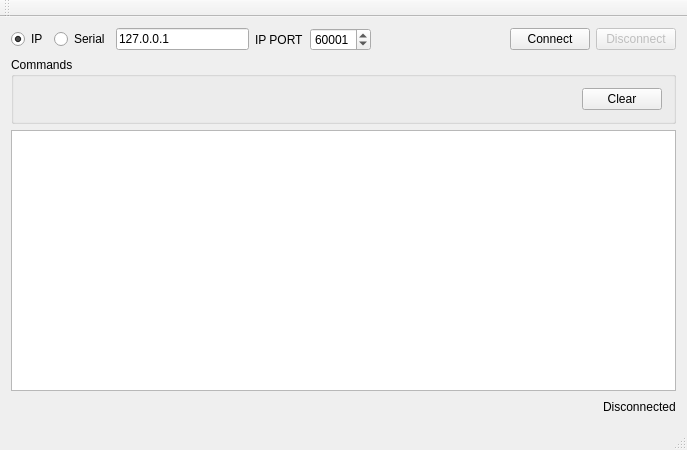
<?xml version="1.0" encoding="UTF-8"?>
<ui version="4.0">
 <class>MainWindow</class>
 <widget class="QMainWindow" name="MainWindow">
  <property name="geometry">
   <rect>
    <x>0</x>
    <y>0</y>
    <width>687</width>
    <height>450</height>
   </rect>
  </property>
  <property name="windowTitle">
   <string>Controller</string>
  </property>
  <widget class="QWidget" name="centralWidget">
   <layout class="QVBoxLayout" name="verticalLayout">
    <item>
     <layout class="QHBoxLayout" name="horizontalLayout">
      <item>
       <widget class="QRadioButton" name="radioButton_ip">
        <property name="text">
         <string>IP</string>
        </property>
        <property name="checked">
         <bool>true</bool>
        </property>
       </widget>
      </item>
      <item>
       <widget class="QRadioButton" name="radioButton_serial">
        <property name="text">
         <string>Serial</string>
        </property>
       </widget>
      </item>
      <item>
       <widget class="QLineEdit" name="ipAddress">
        <property name="text">
         <string>127.0.0.1</string>
        </property>
       </widget>
      </item>
      <item>
       <widget class="QLabel" name="label">
        <property name="text">
         <string>IP PORT</string>
        </property>
       </widget>
      </item>
      <item>
       <widget class="QSpinBox" name="portNumber">
        <property name="maximum">
         <number>65000</number>
        </property>
        <property name="value">
         <number>60001</number>
        </property>
       </widget>
      </item>
      <item>
       <spacer name="horizontalSpacer">
        <property name="orientation">
         <enum>Qt::Horizontal</enum>
        </property>
        <property name="sizeHint" stdset="0">
         <size>
          <width>40</width>
          <height>20</height>
         </size>
        </property>
       </spacer>
      </item>
      <item>
       <widget class="QPushButton" name="connectButton">
        <property name="text">
         <string>Connect</string>
        </property>
       </widget>
      </item>
      <item>
       <widget class="QPushButton" name="disconnectButton">
        <property name="enabled">
         <bool>false</bool>
        </property>
        <property name="text">
         <string>Disconnect</string>
        </property>
       </widget>
      </item>
     </layout>
    </item>
    <item>
     <widget class="QGroupBox" name="groupBox">
      <property name="title">
       <string>Commands</string>
      </property>
      <layout class="QHBoxLayout" name="horizontalLayout_2">
       <item>
        <spacer name="horizontalSpacer_2">
         <property name="orientation">
          <enum>Qt::Horizontal</enum>
         </property>
         <property name="sizeHint" stdset="0">
          <size>
           <width>40</width>
           <height>20</height>
          </size>
         </property>
        </spacer>
       </item>
       <item>
        <widget class="QPushButton" name="clsButton">
         <property name="text">
          <string>Clear</string>
         </property>
        </widget>
       </item>
      </layout>
     </widget>
    </item>
    <item>
     <widget class="QTextBrowser" name="terminalTextBox">
      <property name="readOnly">
       <bool>true</bool>
      </property>
     </widget>
    </item>
    <item>
     <layout class="QHBoxLayout" name="horizontalLayout_3">
      <item>
       <spacer name="horizontalSpacer_3">
        <property name="orientation">
         <enum>Qt::Horizontal</enum>
        </property>
        <property name="sizeHint" stdset="0">
         <size>
          <width>40</width>
          <height>20</height>
         </size>
        </property>
       </spacer>
      </item>
      <item>
       <widget class="QLabel" name="statusLabel">
        <property name="text">
         <string>Disconnected</string>
        </property>
       </widget>
      </item>
     </layout>
    </item>
   </layout>
  </widget>
  <widget class="QMenuBar" name="menuBar">
   <property name="geometry">
    <rect>
     <x>0</x>
     <y>0</y>
     <width>687</width>
     <height>22</height>
    </rect>
   </property>
  </widget>
  <widget class="QToolBar" name="mainToolBar">
   <attribute name="toolBarArea">
    <enum>TopToolBarArea</enum>
   </attribute>
   <attribute name="toolBarBreak">
    <bool>false</bool>
   </attribute>
  </widget>
  <widget class="QStatusBar" name="statusBar"/>
 </widget>
 <layoutdefault spacing="6" margin="11"/>
 <resources/>
 <connections/>
</ui>
